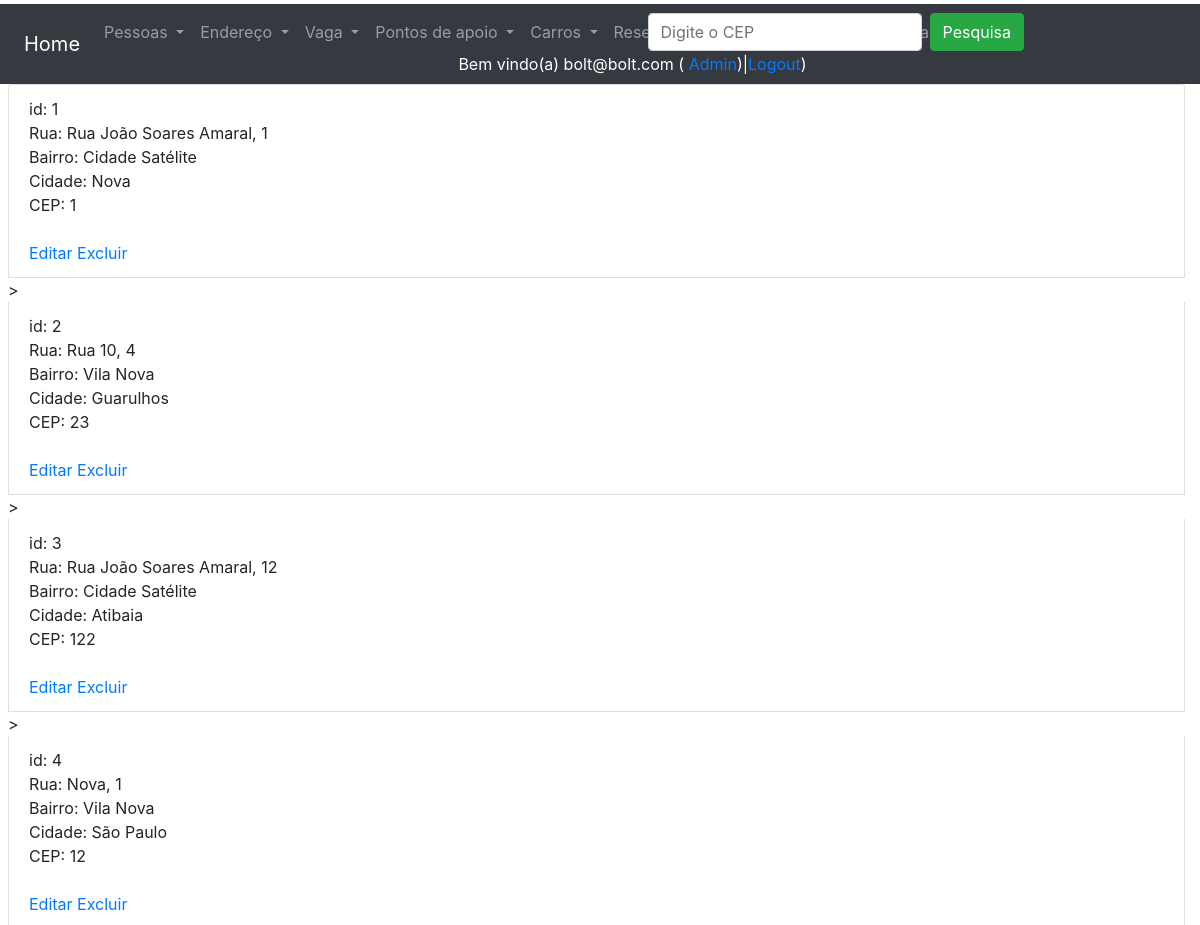
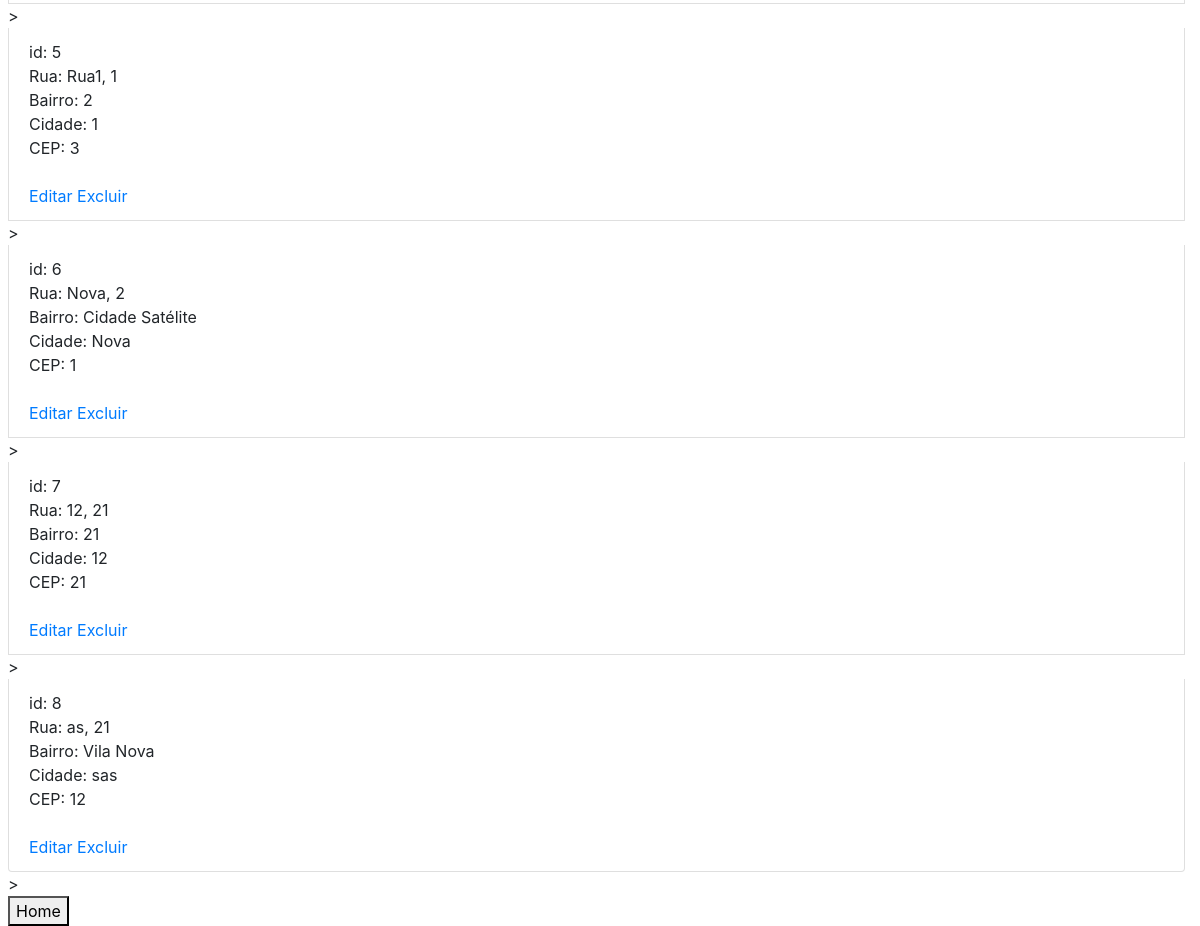
Screenshot of /listagemEnderecos/ (signed in) with the database file from the repository (2 pictures, top to bottom).
### users/models.py (models this page shows, shortened)
class CustomUser(AbstractUser):
    username = None
    email = models.EmailField(_("email address"), unique=True)
    USERNAME_FIELD = "email"
    REQUIRED_FIELDS = []
    objects = CustomUserManager()

### core/models.py (models this page shows, shortened)
class Endereco(models.Model):
    rua = models.CharField(max_length=100, verbose_name='Rua')
    cidade = models.CharField(max_length=50, verbose_name='Cidade')
    numero = models.IntegerField(default=0, verbose_name='Número')
    bairro = models.CharField(max_length=50, verbose_name='Bairro')
    cep = models.IntegerField(default=0000000, verbose_name='CEP')
    class Meta:
        verbose_name_plural = 'Endereços'

### core/views.py (the view)
# urls.py: path('listagemEnderecos/', listagemEnderecos, name='url_listagem_enderecos'),
def listagemEnderecos(request):
    if request.user.is_staff:
        if request.POST and request.POST['input_pesquisa']:
            dados = Endereco.objects.filter(placa__icontains=request.POST['input_pesquisa'])
        else:
            dados = Endereco.objects.all()
        contexto = {'dados': dados, 'text_input': 'Digite o CEP', 'listagem': 'listagem'}
        return render(request, 'core/listagem_enderecos.html', contexto)
    return render(request, 'aviso.html')

### core/templates/core/listagem_enderecos.html (shortened to what this page needs)
{% extends 'base.html' %}
{% load static %}
{% block main %}
<ul class="list-group">
    {% for i in dados %}
    <li class="list-group-item">
        id: {{ i.id }} <br>
        Rua: {{ i.rua }}, {{ i.numero }} <br>
        Bairro: {{ i.bairro }}<br>
        Cidade: {{ i.cidade }} <br>
        CEP: {{ i.cep }} <br>
        <br>
        <a href="{% url 'url_altera_endereco' i.id %}">Editar</a>
        <a href="{% url 'url_exclui_endereco' i.id %}">Excluir</a>
    </li>
    >
    {% endfor %}
</ul>
<button onclick="window.location.href='/'">Home</button>
{% endblock %}

### templates/base.html (shortened to what this page needs)
<!DOCTYPE html>
<html lang="en">
<head>
    <link rel="stylesheet" href="https://cdn.jsdelivr.net/npm/bootstrap@4.6.2/dist/css/bootstrap.min.css">
</head>
<body>
<div class="container-fluid pt-1 pl-2">
    <div class="row bg-dark">
        <div class="col-12">
            <nav class="navbar navbar-expand-sm bg-dark navbar-dark">
                <a class="navbar-brand" href="/">Home</a>
                <div class="collapse navbar-collapse row w-100" id="collapsibleNavbar">
                    <div class="col-6">
                        <ul class="navbar-nav">
                            <li class="nav-item dropdown">
                                <a class="nav-link dropdown-toggle" href="#" id="navbardrop" data-toggle="dropdown">
                                    Pessoas
                                </a>
                            </li>
                            <li class="nav-item dropdown">
                                <a class="nav-link dropdown-toggle" href="#" id="navbardrop1" data-toggle="dropdown">
                                    Endereço
                                </a>
                            </li>
                            <li class="nav-item dropdown">
                                <a class="nav-link dropdown-toggle" href="#" id="navbardrop1" data-toggle="dropdown">
                                    Vaga
                                </a>
                            </li>
                            <li class="nav-item dropdown">
                                <a class="nav-link dropdown-toggle" href="#" id="navbardrop1" data-toggle="dropdown">
                                    Pontos de apoio
                                </a>
                            </li>
                            <li class="nav-item dropdown">
                                <a class="nav-link dropdown-toggle" href="#" id="navbardrop1" data-toggle="dropdown">
                                    Carros
                                </a>
                            </li>
                            <li class="nav-item dropdown">
                                <a class="nav-link dropdown-toggle" href="#" id="navbardrop1" data-toggle="dropdown">
                                    Reservas
                                </a>
                            </li>
                            <li class="nav-item dropdown">
                                <a class="nav-link dropdown-toggle" href="#" id="navbardrop1" data-toggle="dropdown">
                                </a>
                            </li>
                            <li class="nav-item dropdown">
                                <a class="nav-link dropdown-toggle" href="#" id="navbardrop1" data-toggle="dropdown">
                                </a>
                            </li>
                        </ul>
                    </div>
                    <div class="col">
                        {% if listagem %}
                            <form class="form-inline" method="post">
                                <input class="form-control mr-sm-2" type="text" placeholder="{{ text_input }}"
                                       name="input_pesquisa">
                                <button class="btn btn-success" type="submit">Pesquisa</button>
                            </form>
                        {% endif %}
                    </div>
                    <div class="col text-white d-flex justify-content-center align-items-center">
                        {% if user.get_username %}
                            Bem vindo(a) {{ user.get_username }} (&nbsp;
                            <a href="/admin/">Admin</a>)|
                            <a href="/accounts/logout/">Logout</a>)
                        {% else %}
                            Usuário(a) não autenticado(a) (
                            <a href="/accounts/login">Login</a> |
                            <a href="/accounts/registrar/">Registrar</a> )
                        {% endif %}
                    </div>
                </div>
            </nav>
        </div>
    </div>
    {% block main %}
    {% endblock %}
</div>
</body>
</html>

### rows the page displays
CustomUser: get_username "bolt@bolt.com"
Endereco: id "1", rua "Rua João Soares Amaral", numero "1", bairro "Cidade Satélite", cidade "Nova", cep "1"
Endereco: id "2", rua "Rua 10", numero "4", bairro "Vila Nova", cidade "Guarulhos", cep "23"
Endereco: id "3", rua "Rua João Soares Amaral", numero "12", bairro "Cidade Satélite", cidade "Atibaia", cep "122"
Endereco: id "4", rua "Nova", numero "1", bairro "Vila Nova", cidade "São Paulo", cep "12"
Endereco: id "5", rua "Rua1", numero "1", bairro "2", cidade "1", cep "3"
Endereco: id "6", rua "Nova", numero "2", bairro "Cidade Satélite", cidade "Nova", cep "1"
Endereco: id "7", rua "12", numero "21", bairro "21", cidade "12", cep "21"
Endereco: id "8", rua "as", numero "21", bairro "Vila Nova", cidade "sas", cep "12"
